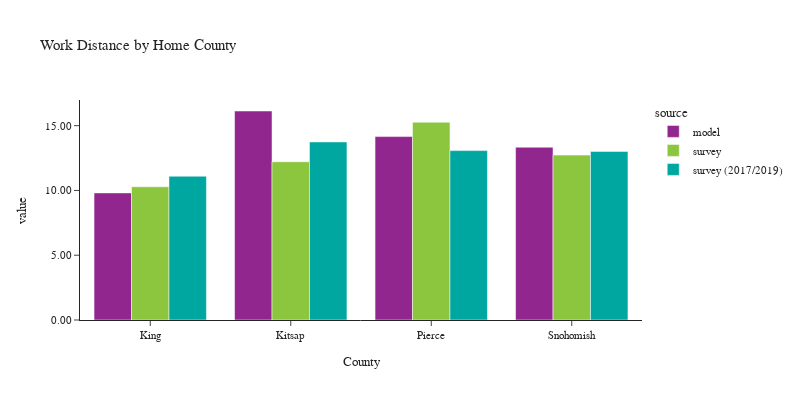

Notebook code cell kept with this figure:
### Code cell
plot_work_location(df_workers, 'CountyName_home', 'Home County', 'County')

### Figure 1 — Plotly figure (JSON) as saved in the notebook; plotly's stock layout.template omitted (floating-point values rounded to 4 significant figures)
{"data": [{"alignmentgroup": "True", "customdata": [[1255452], [119372], [406505], [428581]], "hovertemplate": "source=model<br>CountyName_home=%{x}<br>value=%{y}<br>sample count=%{customdata[0]}<extra></extra>", "legendgroup": "model", "marker": {"color": "#91268F", "pattern": {"shape": ""}}, "name": "model", "offsetgroup": "model", "orientation": "v", "showlegend": true, "textposition": "auto", "type": "bar", "x": ["King", "Kitsap", "Pierce", "Snohomish"], "xaxis": "x", "y": [9.809, 16.13, 14.16, 13.34], "yaxis": "y"}, {"alignmentgroup": "True", "customdata": [[1996], [132], [260], [304]], "hovertemplate": "source=survey<br>CountyName_home=%{x}<br>value=%{y}<br>sample count=%{customdata[0]}<extra></extra>", "legendgroup": "survey", "marker": {"color": "#8CC63E", "pattern": {"shape": ""}}, "name": "survey", "offsetgroup": "survey", "orientation": "v", "showlegend": true, "textposition": "auto", "type": "bar", "x": ["King", "Kitsap", "Pierce", "Snohomish"], "xaxis": "x", "y": [10.28, 12.21, 15.27, 12.73], "yaxis": "y"}, {"alignmentgroup": "True", "customdata": [[4683], [139], [407], [366]], "hovertemplate": "source=survey (2017/2019)<br>CountyName_home=%{x}<br>value=%{y}<br>sample count=%{customdata[0]}<extra></extra>", "legendgroup": "survey (2017/2019)", "marker": {"color": "#00A7A0", "pattern": {"shape": ""}}, "name": "survey (2017/2019)", "offsetgroup": "survey (2017/2019)", "orientation": "v", "showlegend": true, "textposition": "auto", "type": "bar", "x": ["King", "Kitsap", "Pierce", "Snohomish"], "xaxis": "x", "y": [11.1, 13.74, 13.08, 13.01], "yaxis": "y"}], "layout": {"barmode": "group", "font": {"size": 11}, "height": 400, "legend": {"title": {"text": "source"}, "tracegroupgap": 0}, "title": {"text": "Work Distance by Home County"}, "width": 800, "xaxis": {"anchor": "y", "domain": [0, 1], "title": {"text": "County"}}, "yaxis": {"anchor": "x", "domain": [0, 1], "tickformat": ".2f", "title": {"text": "value"}}}}
